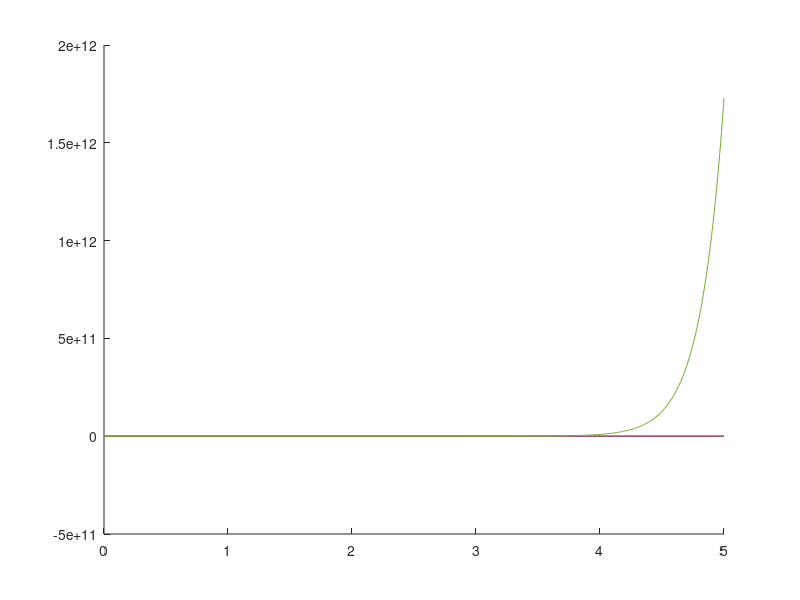

The MATLAB script that drew this image:
% 仿真时间区段
t = 0:0.01:5;
% 建立数学模型
Omega = 5;
Epsilon1 = 0.2;G1 = tf(Omega.*Omega,[1,2.*Epsilon1.*Omega,Omega.*Omega]);
Epsilon2 = 1;G2 = tf(Omega.*Omega,[1,2.*Epsilon2.*Omega,Omega.*Omega]);
Epsilon3 = 5;G3 = tf(Omega.*Omega,[1,2.*Epsilon3.*Omega,Omega.*Omega]);
Epsilon4 = -0.2;G4 = tf(Omega.*Omega,[1,2.*Epsilon4.*Omega,Omega.*Omega]);
Epsilon5 = -1;G5 = tf(Omega.*Omega,[1,2.*Epsilon5.*Omega,Omega.*Omega]);
% 系统响应
[y1,T1] = step(G1,t);
[y2,T2] = step(G2,t);
[y3,T3] = step(G3,t);
[y4,T4] = step(G4,t);
[y5,T5] = step(G5,t);
% 生成图形
hold on
plot(T1,y1,T2,y2,T3,y3,T4,y4,T5,y5);
hold off
